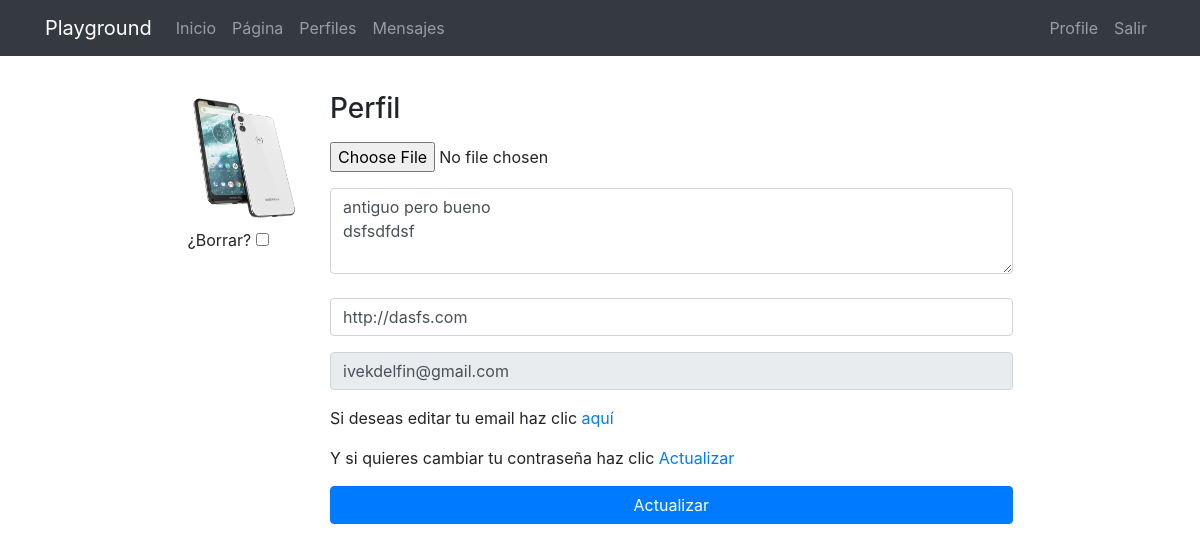
/accounts/profile/ (signed in), run on an earlier commit of the app's database.
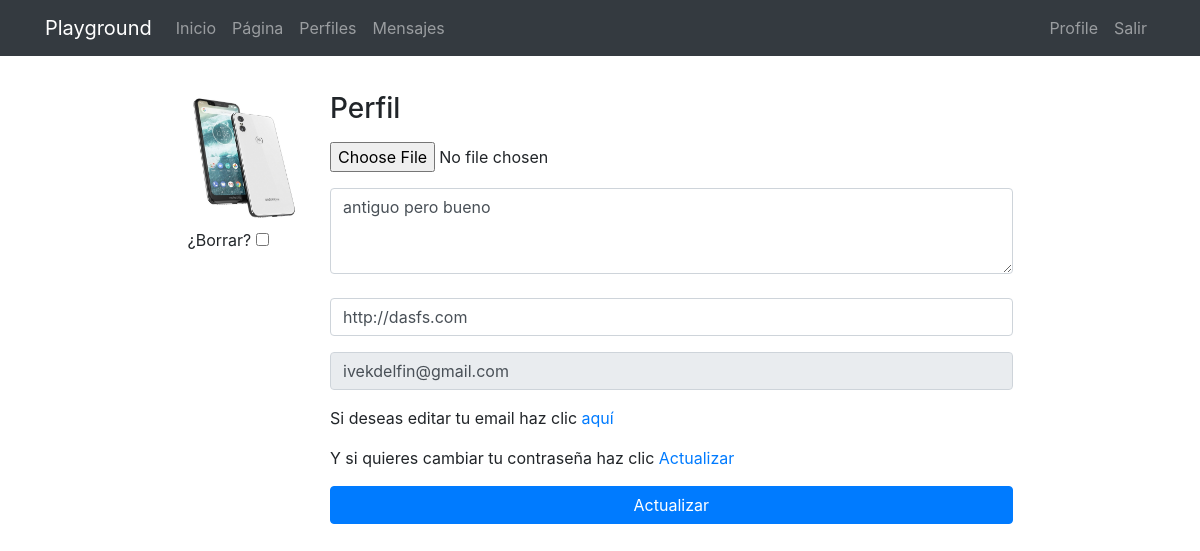
And on a later commit of the database.
### registration/models.py (models this page shows)
class Profile(models.Model):
    user = models.OneToOneField(User, on_delete=models.CASCADE)
    avatar = models.ImageField(upload_to=custom_upload_to, null=True, blank=True)
    bio = models.TextField(null=True, blank=True)
    link = models.URLField(max_length=200, null=True, blank= True)
    class Meta:
        ordering=['user__username']

### registration/views.py (the view)
# urls.py: path('profile/', ProfileUpdate.as_view(), name="profile"),
@method_decorator(login_required, name= 'dispatch')
class ProfileUpdate(UpdateView):
    form_class = ProfileForm
    success_url = reverse_lazy('registration:profile')
    template_name= 'registration/profile_form.html'
    def get_object(self):
        profile, created = Profile.objects.get_or_create(user= self.request.user)
        return profile

### registration/forms.py
class ProfileForm(forms.ModelForm):
    class Meta:
        model = Profile
        fields = ['avatar', 'bio', 'link']
        widgets= {
            'avatar': forms.ClearableFileInput(attrs={'class':'form-control-file mt-3'}),
            'bio': forms.Textarea(attrs={'class':'form-control mt-3','rows':3, 'placeholder':'Biografia'}),
            'link': forms.URLInput(attrs={'class':'form-control', 'placeholder':'Enlace' }),
            }

### registration/templates/registration/profile_form.html (shortened to what this page needs)
{% extends 'core/base.html' %}
{% load static %}
{% block content %}
<main role="main">
  <div class="container">
    <div class="row mt-3">
      <div class="col-md-9 mx-auto mb-5">
        <form action="" method="post" enctype="multipart/form-data">{% csrf_token %}
          <div class="row">
            <div class="col-md-2">
              {% if request.user.profile.avatar %}
                <img src="{{request.user.profile.avatar.url}}" class="img-fluid">
                <p class="mt-1">¿Borrar? <input type="checkbox" id="avatar-clear" name="avatar-clear" /></p>
              {%else%}
                 <img src="{% static 'registration/img/original.jpg' %}" class="img-fluid">
              {% endif %}
            </div>
            <div class="col-md-10">
              <h3>Perfil</h3>
              <input type="file" name="avatar" class="form-control-file mt-3" id="id_avatar">
              {{ form.bio }}<br>
              {{ form.link }}
              <input type="email" value="{{request.user.email}}" class="form-control mt-3" readonly>
              <p class="mt-3">Si deseas editar tu email haz clic <a href="{% url 'registration:profile_email' %}">aquí</a></p>
              <p class="mt-3">Y si quieres cambiar tu contraseña haz clic <a href="{% url 'password_change' %}">Actualizar</a></p>
              <input type="submit" class="btn btn-primary btn-block mt-3" value="Actualizar">
            </div>
          </div>
        </form>
      </div>
    </div>
  </div>
</main>
{% endblock %}

What changed in the data, as far as the page shows it:
changed Profile "http://dasfs.com": bio "antiguo pero bueno dsfsdfdsf" → "antiguo pero bueno"
